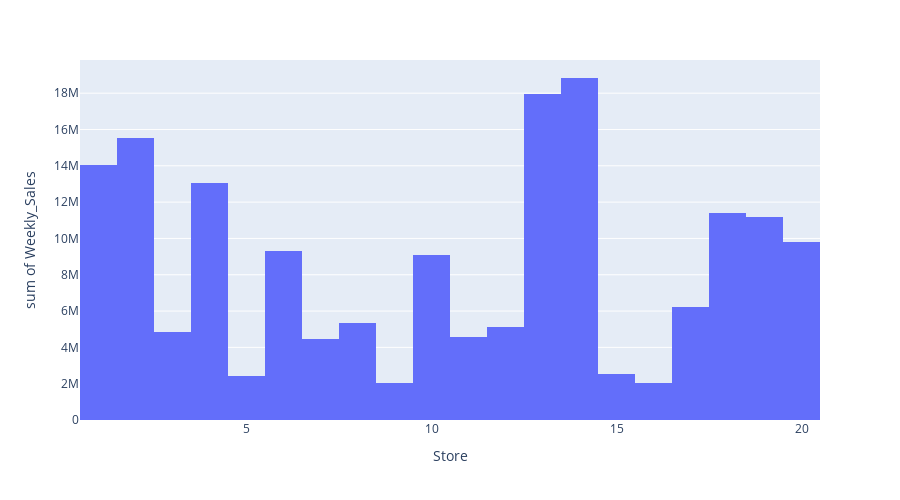

Notebook code cell kept with this figure:
### Markdown cell above
## Analysis

### Code cell
fig = px.histogram(df, 
             x = 'Store',
             y = 'Weekly_Sales',
             height=500,
             width=900,
             nbins=20
             )
fig.show()

### Figure 1 — Plotly figure (JSON) as saved in the notebook; plotly's stock layout.template omitted (floating-point values rounded to 4 significant figures; data arrays with more than 128 entries replaced by an {"elided": "..."} marker saying what was removed)
{"data": [{"alignmentgroup": "True", "bingroup": "x", "histfunc": "sum", "hovertemplate": "Store=%{x}<br>sum of Weekly_Sales=%{y}<extra></extra>", "legendgroup": "", "marker": {"color": "#636efa", "pattern": {"shape": ""}}, "name": "", "nbinsx": 20, "offsetgroup": "", "orientation": "v", "showlegend": false, "type": "histogram", "x": {"elided": "136 int values"}, "xaxis": "x", "y": {"elided": "136 float values"}, "yaxis": "y"}], "layout": {"barmode": "relative", "height": 500, "legend": {"tracegroupgap": 0}, "margin": {"t": 60}, "width": 900, "xaxis": {"anchor": "y", "domain": [0, 1], "title": {"text": "Store"}}, "yaxis": {"anchor": "x", "domain": [0, 1], "title": {"text": "sum of Weekly_Sales"}}}}
